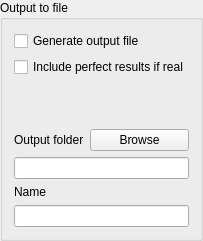
       <widget class="QGroupBox" name="outputs">
        <property name="sizePolicy">
         <sizepolicy hsizetype="Fixed" vsizetype="Preferred">
          <horstretch>0</horstretch>
          <verstretch>0</verstretch>
         </sizepolicy>
        </property>
        <property name="minimumSize">
         <size>
          <width>200</width>
          <height>0</height>
         </size>
        </property>
        <property name="title">
         <string>Output to file</string>
        </property>
        <layout class="QFormLayout" name="formLayout">
         <item row="0" column="0" colspan="2">
          <widget class="QCheckBox" name="out_CheckBox">
           <property name="text">
            <string>Generate output file</string>
           </property>
          </widget>
         </item>
         <item row="3" column="0">
          <widget class="QLabel" name="label_8">
           <property name="text">
            <string>Output folder</string>
           </property>
          </widget>
         </item>
         <item row="3" column="1">
          <widget class="QPushButton" name="outbrowse_PushBtn">
           <property name="text">
            <string>Browse</string>
           </property>
          </widget>
         </item>
         <item row="4" column="0" colspan="2">
          <widget class="QLineEdit" name="outFolder_Edit"/>
         </item>
         <item row="5" column="0">
          <widget class="QLabel" name="label_37">
           <property name="text">
            <string>Name</string>
           </property>
          </widget>
         </item>
         <item row="6" column="0" colspan="2">
          <widget class="QLineEdit" name="outName_Edit"/>
         </item>
         <item row="1" column="0" colspan="2">
          <widget class="QCheckBox" name="includePerf_CheckBox">
           <property name="text">
            <string>Include perfect results if real</string>
           </property>
          </widget>
         </item>
         <item row="2" column="0">
          <spacer name="verticalSpacer">
           <property name="orientation">
            <enum>Qt::Vertical</enum>
           </property>
           <property name="sizeHint" stdset="0">
            <size>
             <width>20</width>
             <height>40</height>
            </size>
           </property>
          </spacer>
         </item>
        </layout>
       </widget>
